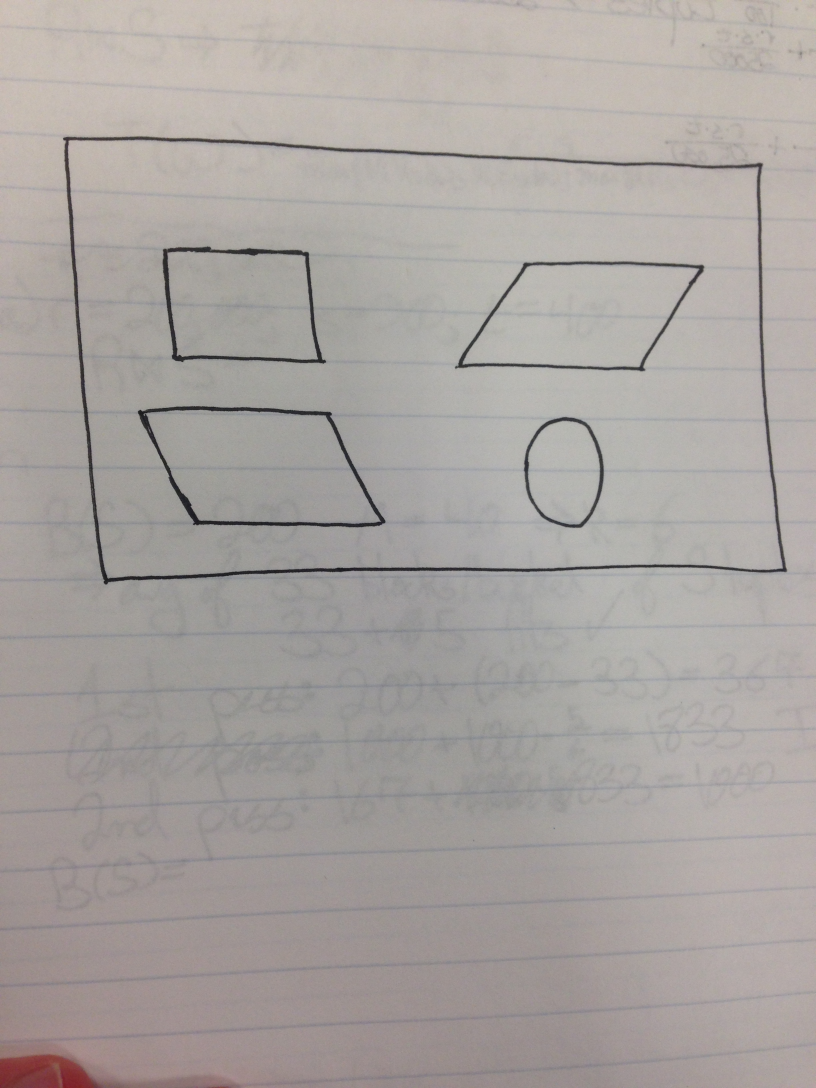
#> input picture input-images/slides/slide1.jpg, 2448 x 3264 px, given as the content of the folder ./input-images/uploaded/, which was not available (shown at 1/3 size)
$ python process.py   (Python 2 division)
#> lines starting #> are read from the running program, lines starting #| are printed output that depends on the picture; after the words box and inside, x2 and y2 are one past the last pixel; in counts of white or black regions, pixels touching at a corner belong together; pictures that were not available may be replaced by others from this repository, and a replacement may not be noted
### geometry.py
import numpy as np

def distance(a, b):
    (ax, ay) = a
    (bx, by) = b

    return np.sqrt((ax-bx)**2+(ay-by)**2)

### shape.py
def sorted_segments(s1, s2):
    (s1, s2) = (tuple(sorted(s1)), tuple(sorted(s2)))
    return tuple(sorted((s1, s2)))

# [(v1, (s1, s2)), (v2, (s3, s4))]
class Shape:
    def __init__(self, s1, s2, v):
        self.c = [(v, sorted_segments(s1, s2))]

    def has_vertex(self, vertex):
        return vertex in [v for v, _ in self.c]

    def has_segment(self, seg):
        seg = tuple(sorted(seg))
        for v, ss in self.c:
            if seg in ss:
                return True
        return False

    def add(self, s1, s2, v):
        assert not self.is_complete()

        if self.goes_to_head(s1, s2, v):
            self.c.append((v, sorted_segments(s1, s2)))
        elif self.goes_to_tail(s1, s2, v):
            self.c.insert(0, (v, sorted_segments(s1, s2)))
        else:
            print 'Failed to add'

    def goes_to_head(self, s1, s2, v):
        assert not self.is_complete()

        (s1, s2) = sorted_segments(s1, s2)
        return s1 in self.c[-1][1] or s2 in self.c[-1][1]

    def goes_to_tail(self, s1, s2, v):
        assert not self.is_complete()

        (s1, s2) = sorted_segments(s1, s2)
        return s1 in self.c[0][1] or s2 in self.c[0][1]

    def can_add(self, s1, s2, v):
        if self.has_vertex(v) or self.is_complete():
            return False
        else:
            return self.has_segment(s1) or self.has_segment(s2)

    def is_complete(self):
        (a, b) = (self.c[0][1][0], self.c[-1][1][0])
        (c, d) = (self.c[0][1][1], self.c[-1][1][1])

        # Must have more than two corners and two of the four line segments at
        # end corner nodes must be the same (i.e. 3 unique line segments among
        # them).
        s = set(map(tuple, [a, b, c, d]))
        return len(self.c) > 2 and len(s) == 3

    # [7 lines left out: function area, not called in this run]

    def get_vertices(self):
        return [v for v, _ in self.c]

    def __iter__(self):
        return iter(self.c)

    # [8 lines left out: function __repr__, not called in this run]

    def __len__(self):
        return len(self.c)

class ShapeList:
    def __init__(self):
        self.shapes = []

    def add(self, s1, s2, v):
        found_home = None

        for shape in self.shapes:
            if shape.has_vertex(v):
                # Already added this vertex
                found_home = shape
            elif shape.can_add(s1, s2, v):
                if found_home:
                    # We need to merge the shape we just found with the one
                    # that we had found previously (stored in 'found_home')
                    if not found_home.is_complete():
                        self.merge_shapes(found_home, shape)
                else:
                    shape.add(s1, s2, v)
                    found_home = shape

        if not found_home:
            s = Shape(s1, s2, v)
            self.shapes.append(s)

    # [28 lines left out: functions merge_shapes, delete_shape_with_vertex, not called in this run]

    def __str__(self):
        return str(self.shapes)

    def __iter__(self):
        return iter(self.shapes)

    def __len__(self):
        return len(self.shapes)

# [23 lines that do not run on import are left out]

### rectify.py
import itertools
import numpy as np

import geometry

def find_largest_container(shapes):
    max_area = 0
    max_area_shape = None

    for shape in shapes:
        if len(shape) == 4:
            vertices = shape.get_vertices()

            area = abs(vertices[0][0]*vertices[1][1] - vertices[0][1]*vertices[1][0]
                     + vertices[1][0]*vertices[2][1] - vertices[1][1]*vertices[2][0]
                     + vertices[2][0]*vertices[3][1] - vertices[2][1]*vertices[3][0]
                     + vertices[3][0]*vertices[0][1] - vertices[3][1]*vertices[0][0])

            if area > max_area:
                max_area = area
                max_area_shape = shape

    return max_area_shape

# Calculates the angle between the two vertices with respect to the first vertex
# Returns angle in degrees.
def calculate_angle(v1, v2):
    # Check horizontal line
    if v1[1] == v2[1]:
        return 0
    # Check vertical line
    if v1[0] == v2[0]:
        return 90
    deltaY = v2[1] - v1[1]
    deltaX = v2[0] - v1[0]
    angle = np.arctan(deltaY/deltaX)
    # Convert angle from radian to degrees
    angle = angle * 57.2957795
    return angle

# Returns thresholded_shapes with corrected vertices
# Same data structure as input linear_shapes
def threshold_shapes(threshold, linear_shapes):
    thresholded_shapes = []
    # Go over all the shapes
    for i, v in enumerate(linear_shapes):
        # Go over all the vertices and threshold them
        shapes = []
        for j, w in enumerate(v):
            v_mod = v_current = v[j]
            v_next = v[(j+1) % len(v)]
            a = calculate_angle(v_current, v_next)

            # Check to see if it can be approximated as a vertical line
            if abs(a) > (90-threshold):
                v_mod = (v_next[0], v_current[1])
            # Check to see if it can be approximated as a horizontal line
            if abs(a) < threshold:
                v_mod = (v_current[0], v_next[1])

            # [4 lines of commented-out code are left out]
            shapes.append(v_mod)
        thresholded_shapes.append(shapes)

    # print 'comparing structures'
    # print linear_shapes[1]
    # print thresholded_shapes[1]

    return thresholded_shapes

def apply_homography(M, v):
    (A, B, C, D, E, F, G, H) = M.T.tolist()[0]
    (x0, y0) = v

    denom = G*x0 + H*y0 + 1
    xp = (A*x0 + B*y0 + C)/denom
    yp = (D*x0 + E*y0 + F)/denom
    return (xp, yp)

def reorder_quadrilater_vertices(vertices):
    # I think this assumes the quadrilateral is convex (but the bounding box
    # always ought to be).
    d = {}
    for v in vertices:
        d[v] = {'left': 0, 'above': 0, 'right': 0, 'below': 0}
        for vc in vertices:
            if v != vc:
                if v[0] < vc[0]: d[v]['left']  += 1
                if v[1] < vc[1]: d[v]['above'] += 1
                if v[0] > vc[0]: d[v]['right'] += 1
                if v[1] > vc[1]: d[v]['below'] += 1

    tl = ['above', 'left']
    bl = ['below', 'left']
    tr = ['above', 'right']
    br = ['below', 'right']

    reordered = []
    for corner in [tl, bl, tr, br]:
        f = lambda r: r[corner[0]] >= 2 and r[corner[1]] >= 2
        reordered.append([v for (v, r) in d.iteritems() if f(r)][0])

    return reordered

def rectify_shapes(img, shapes, ellipses):
    largest = find_largest_container(shapes)

    if not largest:
        return None

    # Order the vertices
    vs = reorder_quadrilater_vertices(largest.get_vertices())

    (x0, y0) = vs[0]
    (x1, y1) = vs[1]
    (x2, y2) = vs[2]
    (x3, y3) = vs[3]

    X0 = X1 = 0
    X2 = X3 = 10
    Y0 = Y2 = 8
    Y1 = Y3 = 0

    g = np.matrix([
        [x0, y0, 1, 0 , 0 , 0, -X0*x0, -X0*y0],
        [0 , 0 , 0, x0, y0, 1, -Y0*x0, -Y0*y0],
        [x1, y1, 1, 0 , 0 , 0, -X1*x1, -X1*y1],
        [0 , 0 , 0, x1, y1, 1, -Y1*x1, -Y1*y1],
        [x2, y2, 1, 0 , 0 , 0, -X2*x2, -X2*y2],
        [0 , 0 , 0, x2, y2, 1, -Y2*x2, -Y2*y2],
        [x3, y3, 1, 0 , 0 , 0, -X3*x3, -X3*y3],
        [0 , 0 , 0, x3, y3, 1, -Y3*x3, -Y3*y3]
    ])
    v = np.matrix([X0, Y0, X1, Y1, X2, Y2, X3, Y3]).T
    M = g.I*v

    # Rebuild new shapes with rectified vertices
    rectified_linear_shapes = []
    for shape in shapes:
        if shape.is_complete():
            new_shape = []
            for v in shape.get_vertices():
                new_shape.append(apply_homography(M, v))
            rectified_linear_shapes.append(new_shape)

    rectified_ellipses = []
    for ellipse in ellipses:
        c, majp, minp = ellipse

        c_h    = apply_homography(M, c)
        majp_h = apply_homography(M, majp)
        minp_h = apply_homography(M, minp)

        majlen = geometry.distance(c_h, majp_h)
        minlen = geometry.distance(c_h, minp_h)

        theta = 0
        dy = majp_h[1] - c_h[1]
        dx = majp_h[0] - c_h[0]
        if dx != 0:
            theta = np.degrees(np.arctan(dy/dx))

        recte = (c_h, (majlen, minlen), theta)
        print recte
        rectified_ellipses.append(recte)

    return (rectified_linear_shapes, rectified_ellipses)

### tikz.py
import subprocess

header = '''
\\documentclass{beamer}
\\usepackage{tikz}

\\usetikzlibrary{backgrounds}

\\begin{document}
'''

footer = '''
\\end{document}
'''

frame_header = '''
\\begin{frame}
\\begin{tikzpicture}[show background rectangle]
'''

frame_footer = '''
\\end{tikzpicture}
\\end{frame}
'''

ellipse_template = '''
\\draw (%f, %f) circle [x radius=%f, y radius=%f, rotate=%f];
'''

def build_frame(shapes):
    (linear_shapes, ellipses) = shapes

    s = frame_header
    for shape in linear_shapes:
        s += '\\draw '
        s += ' -- '.join(['(%f, %f)' % v for v in shape])
        s += ' -- cycle;\n'

    for ellipse in ellipses:
        (x, y), (xr, yr), angle = ellipse
        s += ellipse_template % (x, y, xr, yr, angle)

    s += frame_footer

    return s

def build_tex(slides):
    s = header
    for slide in slides:
        s += build_frame(slide)
    s += footer

    return s

def build_pdf(slides):
    print slides

    s = build_tex(slides)
    print s

    tikz_filename = './tikz_gen/slides.tex'
    f = open(tikz_filename, 'w')
    f.write(s)
    f.close()

    null = open('/dev/null', 'w')
    p = subprocess.Popen(['pdflatex', 'slides.tex'], cwd='./tikz_gen/', stdout=null)
    p.wait()

# [2 lines that do not run on import are left out]

### process.py
import cv2
import itertools
import numpy as np

from shape import ShapeList
import rectify
import geometry

#The amount of dilation of the shapes
th=7
BS=151
BSHD=15
kHD=0.13
DSTCONNECT=30

def threshold(img):
    gray = cv2.cvtColor(img, cv2.COLOR_RGB2GRAY)
    thresh = cv2.adaptiveThreshold(gray, 255, cv2.ADAPTIVE_THRESH_GAUSSIAN_C,
        thresholdType=cv2.THRESH_BINARY_INV, blockSize=BS, C=25)
    # _, thresh = cv2.threshold(gray, 130,255, cv2.THRESH_BINARY_INV)
    k3 = np.ones((3,3),np.uint8)
    k5 = np.ones((5,5),np.uint8)
    k7 = np.ones((7,7),np.uint8)
    kthl = np.ones((th-2,th-2),np.uint8)
    kth= np.ones((th,th),np.uint8)
    g = cv2.erode(cv2.dilate(thresh, kth, iterations=1), kthl, iterations=1)
    # g = cv2.Canny(g, 50, 150, apertureSize=5)

    return g

def threshold_shape_sizes(shapes):
    # Detect if any corners are within a few pixels of each other. If so,
    # we've screwed up somewhere.
    for shape in shapes:
        for v1, v2 in itertools.combinations(shape.get_vertices(), 2):
            if geometry.distance(v1, v2) < 10:
                shapes.delete_shape_with_vertex(v1)
                break

def order_shapes(img, shapes):
    pass

def recognize_linear_shapes(img, shapes):
    largest = rectify.find_largest_container(shapes)
    threshold_shape_sizes(shapes)
    for shape in shapes:
        if shape.is_complete():
            # Recognize the shapes
            if len(shape) == 3:
                color = (255, 0, 0)
            elif len(shape) == 4:
                color = (0, 255, 0)
            elif len(shape) > 4:
                color = (255, 255, 0)

            # Add the first vertex to the end, so I can iterate over
            # consecutive pairs and nicely get the ordered shape
            vs = shape.get_vertices()
            for i, v in enumerate(vs):
                cv2.line(img, v, vs[(i+1)%len(vs)], color, 2)
                color = (color[0], color[1], color[2] + np.uint8(255./(len(shape)-1)))

    color = (0, 0, 255)
    # Draw the biggest quadrilateral
    if largest:
        vs = largest.get_vertices()
        # print vs
        for i, v in enumerate(vs):
            cv2.line(img, v, vs[(i+1)%len(vs)], color, 2)

def preview_detection(img, g):
    gf = np.float32(g)

    dst = cv2.cornerHarris(gf,th+8,BSHD,kHD)
    dst = cv2.dilate(dst,None)

    g[dst>0.02*dst.min()]=0

    line_endpoints = []
    ellipses = []

    x = 0

    contours, hierarchy = cv2.findContours(g, cv2.RETR_EXTERNAL, cv2.CHAIN_APPROX_SIMPLE)
    for c in contours:
        if cv2.contourArea(c) > 100:
            ellipse = cv2.fitEllipse(c)

            (x,y), (minor_axis, major_axis), angle = ellipse
            ecc = major_axis/minor_axis

            if ecc > 5:
                if abs(angle-90) > 30:
                    # Vertical
                    # cv2.drawContours(img, c, -1, (0, 0, 255), 1)

                    # Find extrema points
                    # via http://opencv-python-tutroals.readthedocs.org/en/...
                    #       latest/py_tutorials/py_imgproc/py_contours/...
                    #       py_contour_properties/py_contour_properties.html
                    topmost = tuple(c[c[:,:,1].argmin()][0])
                    bottommost = tuple(c[c[:,:,1].argmax()][0])

                    line_endpoints.append((topmost, bottommost))

                    # cv2.line(img, topmost, bottommost, (255, 255, 0), 1)
                else:
                    # Horizontal
                    # cv2.drawContours(img, c, -1, (0, 255, 255), 1)

                    leftmost = tuple(c[c[:,:,0].argmin()][0])
                    rightmost = tuple(c[c[:,:,0].argmax()][0])

                    line_endpoints.append((leftmost, rightmost))

                    # cv2.line(img, leftmost, rightmost, (0, 255, 255), 1)
            elif ecc < 1.5: # Need to draw pretty carefully to not pass 1.5
                # Circles
                # cv2.drawContours(img, c, -1, (255, 0, 0), 1)
                cv2.ellipse(img, ellipse, (0, 255, 255), 2)
                # ellipses.append(ellipse)

                maj_x = x + major_axis/2*np.sin(np.radians(angle))
                maj_y = y + major_axis/2*np.cos(np.radians(angle))
                min_x = x + minor_axis/2*np.sin(np.radians(90+angle))
                min_y = y + minor_axis/2*np.cos(np.radians(90+angle))
                cv2.line(img, (int(x), int(y)), (int(maj_x), int(maj_y)), (255, 0, 0), 2)
                cv2.line(img, (int(x), int(y)), (int(min_x), int(min_y)), (0, 255, 0), 2)

                e = ((x, y), (maj_x, maj_y), (min_x, min_y))
                ellipses.append(e)
            else:
                # Some weird line shape
                #cv2.drawContours(img, c, -1, (255, 0, x), 2)
                x += 125
                pass
        else:
            # Small objects
            # cv2.drawContours(img, c, -1, (0, 255, 0), 1)
            pass

    linear_shapes = ShapeList()

    for (a, b) in line_endpoints:
        cv2.line(img, a, b, (255, 255, 0), 1)
        for (c, d) in line_endpoints:
            if (a, b) != (c, d):
                for (m, n) in itertools.combinations([a, b, c, d], 2):
                    if geometry.distance(m, n) < DSTCONNECT:
                        # Likely found two line segments that should connect
                        (x1, y1) = np.float32(a)
                        (x2, y2) = np.float32(b)
                        (x3, y3) = np.float32(c)
                        (x4, y4) = np.float32(d)

                        # Detect the intersection point (surely can be nicer!)
                        px_n = np.linalg.det(np.array(
                            [[np.linalg.det(np.array([[x1, y1], [x2, y2]])),
                              np.linalg.det(np.array([[x1, 1 ], [x2, 1 ]]))],
                             [np.linalg.det(np.array([[x3, y3], [x4, y4]])),
                              np.linalg.det(np.array([[x3, 1 ], [x4, 1 ]]))]]))
                        py_n = np.linalg.det(np.array(
                            [[np.linalg.det(np.array([[x1, y1], [x2, y2]])),
                              np.linalg.det(np.array([[y1, 1 ], [y2, 1 ]]))],
                             [np.linalg.det(np.array([[x3, y3], [x4, y4]])),
                              np.linalg.det(np.array([[y3, 1 ], [y4, 1 ]]))]]))
                        p_d  = np.linalg.det(np.array(
                            [[np.linalg.det(np.array([[x1, 1 ], [x2, 1]])),
                              np.linalg.det(np.array([[y1, 1 ], [y2, 1 ]]))],
                             [np.linalg.det(np.array([[x3, 1 ], [x4, 1]])),
                              np.linalg.det(np.array([[y3, 1 ], [y4, 1 ]]))]]))

                        # Should probably validate that there is an intersection
                        # before crashing here by division with zero. It is
                        # extraordinarily unlikely, though.
                        p = tuple(np.int32((px_n/p_d, py_n/p_d)))
                        if geometry.distance(m, p) < DSTCONNECT and geometry.distance(n, p) < DSTCONNECT:
                            cv2.line(img, m, p, (0, 0, 255), 1)
                            cv2.line(img, n, p, (0, 0, 255), 1)
                            # linear_shapes.add((a, b), (c, d), extra=p)
                            linear_shapes.add((a, b), (c, d), p)

    recognize_linear_shapes(img, linear_shapes)

    return (linear_shapes, ellipses)

def prepare_rectified(img, linear_shapes, ellipses):
    (rect_lin_shapes, rect_ellipses) = rectify.rectify_shapes(img, linear_shapes, ellipses)
    thresholded = rectify.threshold_shapes(15, rect_lin_shapes)
    return (img, (thresholded, rect_ellipses))

# [12 lines left out: function prepare_img, not called in this run]

def test_img(filename, show=False):
#> called with filename = './input-images/uploaded/slide1.jpg', show = False
    img = cv2.imread(filename)
#> img is the input picture: shape (3264, 2448, 3); mean B, G, R 160.3, 163.4, 169
    img = np.rot90(img, 3)
#> img: shape (2448, 3264, 3)
    img = cv2.resize(img, (0,0), fx=0.3, fy=0.3)
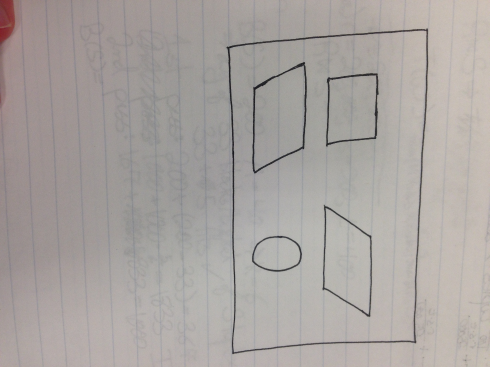
#> img: shape (734, 979, 3) (shown at 1/2 size); mean B, G, R 160.2, 163.3, 168.9
    # img = cv2.resize(img, (0,0), fx=0.2, fy=0.2)
    thresh = threshold(img)
#> in threshold, `thresh = cv2.adaptiveThreshold(gray, 255, cv2.ADAPTIVE_THRESH_GAUSSIAN..`:
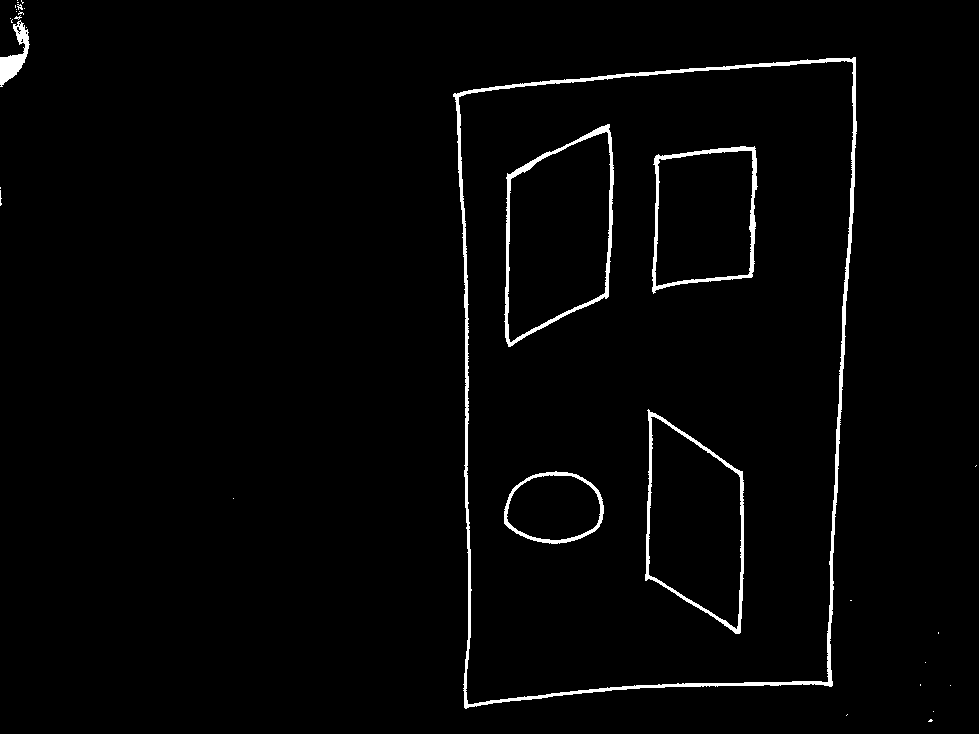
#> thresh: shape (734, 979); 2% white; 31 white regions (24 under 20 px), largest, box (x1, y1, x2, y2) and area: (453, 57, 857, 709) 6870, (504, 124, 614, 347) 2138, (645, 409, 744, 634) 1836
#> in threshold, `g = cv2.erode(cv2.dilate(thresh, kth, iterations=1), kthl, iterations=1)`:
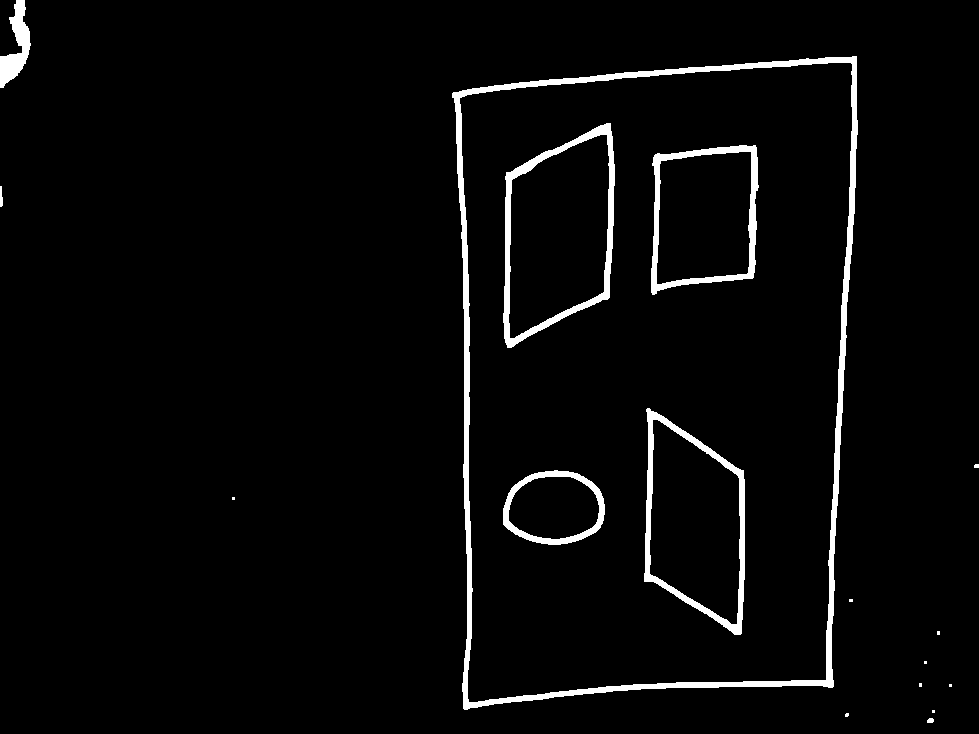
#> g: shape (734, 979); 3.3% white; 17 white regions (9 under 20 px), largest, box (x1, y1, x2, y2) and area: (452, 56, 858, 710) 11352, (503, 123, 615, 348) 3510, (644, 408, 745, 635) 3172

    linear_shapes, ellipses = preview_detection(img, thresh)
#> in preview_detection, `dst = cv2.cornerHarris(gf,th+8,BSHD,kHD)`:
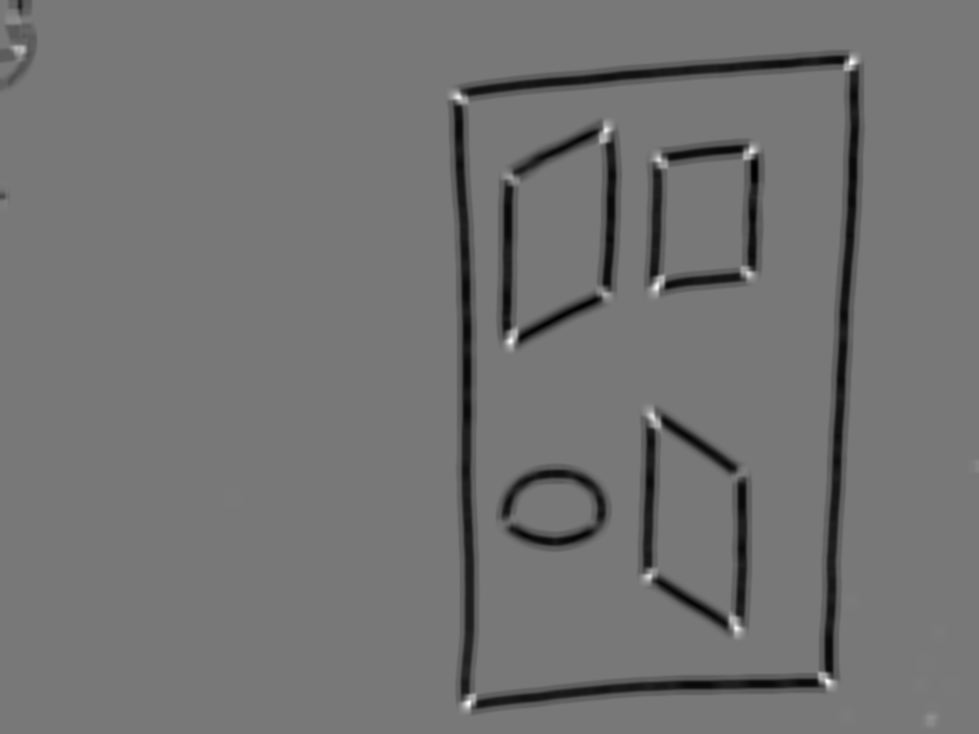
#> dst: shape (734, 979) float32; min -1.01e+21, max 1.12e+21, mean -4.51e+19; drawn with min black and max white
#> (the rest of the program and of its run is left out)
